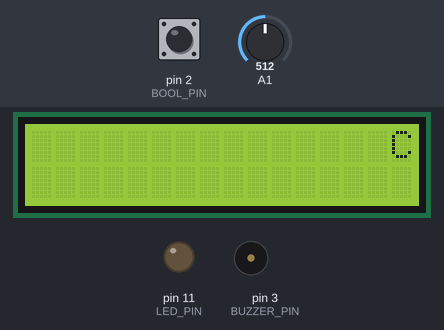
Bench run of a sketch on a simulated Arduino Uno, built with avr-gcc and run on an emulated ATmega328P. Shown: 16×2 character LCD, output pins drawn as LEDs (lit = HIGH), buzzer (waves = sounding). Dashed ring = blinking. Inputs (shaded band) come from the test bench; at power-on: A1 = 512, pin 2 (BOOL_PIN) HIGH. What the sketch prints to the serial monitor is not drawn.

Above: at 0.6 s.
1.3 s: A1 set to 824
At 3.33 s:
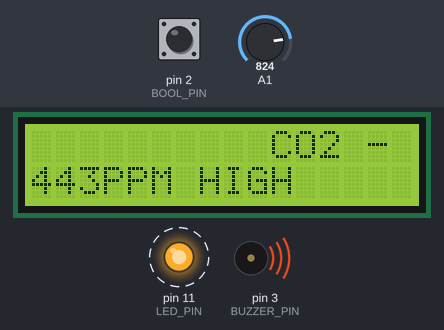
4.3 s: A1 set to 848
At 6.4 s:
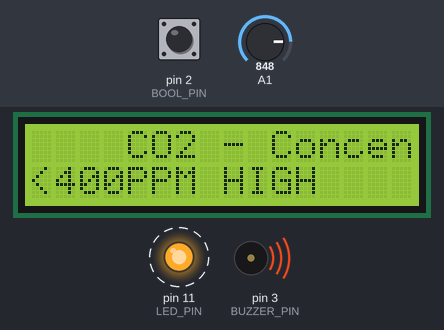
7.3 s: pin 2 (BOOL_PIN) pulled LOW for 1 s
At 8.8 s:
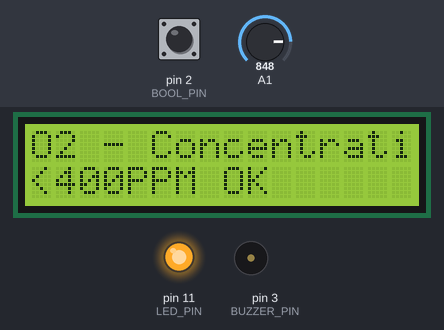
8.9 s: A1 set to 716
At 11.0 s:
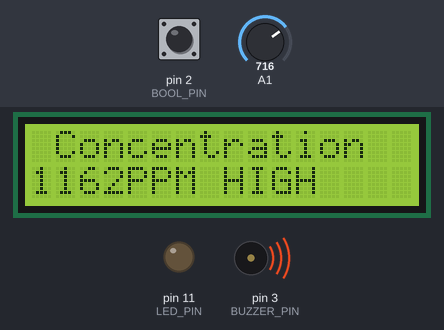
11.3 s: pin 2 (BOOL_PIN) pulled LOW for 3.2 s
At 13.0 s:
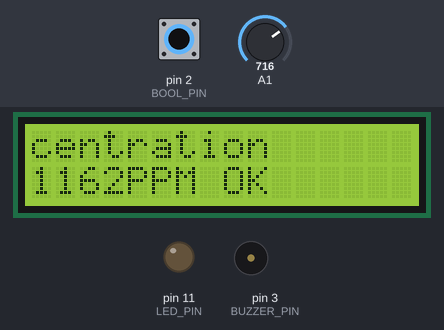
15.1 s: pin 2 (BOOL_PIN) pulled LOW for 0.15 s
At 16.06 s:
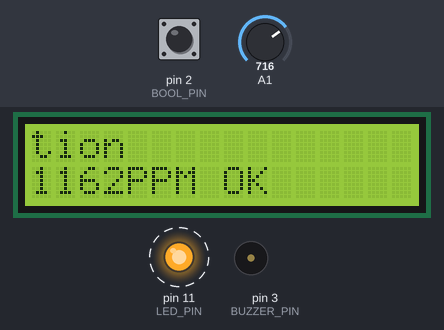
Timing chart, 0 to 18.9 s (numbered marks = the images above; inputs shaded):
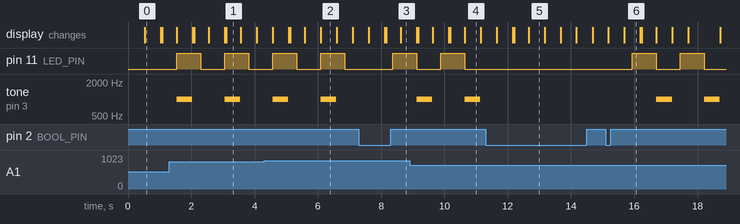

The sketch:

arduino-mg811-co2sensor.ino
```cpp
/************************MG-811 Gas Sensor Module******************************
Author: Samuel Cornejo: sam.ach1990@gmail.com
Reference: Demo for MG-811 Gas Sensor Module V1.1 by Tiequan Shao: tiequan.shao@sandboxelectronics.com
************************************************************************************/

/*******************************Libraries*******************************************/
#include <LiquidCrystal.h>
#include <TimedAction.h>

/************************Hardware Related Macros************************************/
const int     MG_PIN      = 1;     //define which analog input channel you are going to use
const int     BOOL_PIN    = 2;     //define input pin to indicate when threshold is reached
const int     BUZZER_PIN  = 3;     //define buzzer output pin
const int     LED_PIN     = 11;    //define LED pin
const float   DC_GAIN     = 8.5;   //define the DC gain of amplifier

/***********************Software Related Macros************************************/
const int     READ_SAMPLE_INTERVAL  = 50;    //define how many samples you are going to take in normal operation
const int     READ_SAMPLE_TIMES     = 20;    //define the time interval(in milisecond) between each samples in
                                             //normal operation
const int     BUZZER_DELAY_TIME     = 1500;  //buzzer delay time in milliseconds()
const String  LCD_TITLE             = "CO2 - Concentration";

/**********************Application Related Macros**********************************/
//These two values differ from sensor to sensor. user should derermine this value.
const float   ZERO_POINT_VOLTAGE  = 0.480; //define the output of the sensor in volts when the concentration of CO2 is 400PPM
const float   REACTION_VOLTGAE    = 0.059; //define the voltage drop of the sensor when move the sensor from air into 1000ppm CO2

/*******************************Function Prototypes********************************/
void soundBuzzer();
void blinkLED();
void scrollLCDTitle();

/*****************************Variables********************************************/
/*Two points are taken from the curve.With these two points, a line is formed which is
"approximately equivalent" to the original curve.
Data format:{ x, y, slope}; point1: (lg400, 0.324), point2: (lg4000, 0.280)
slope = ( reaction voltage ) / (log400 –log1000)*/
float         CO2Curve[3]      = {2.602,ZERO_POINT_VOLTAGE,(REACTION_VOLTGAE/(2.602-3))};
boolean       ledState         = true;
int           positionCounter  = 15;

TimedAction   lcdThread        = TimedAction(500, scrollLCDTitle);
TimedAction   ledThread        = TimedAction(750, blinkLED);
TimedAction   buzzerThread     = TimedAction(1500, soundBuzzer);
LiquidCrystal lcd(8, 9, 4, 5, 6, 7);
/**********************************************************************************/

void setup() {
    Serial.begin(9600);                   //UART setup, baudrate = 9600bps

    pinMode(BUZZER_PIN,OUTPUT);           //set pin to output
    pinMode(LED_PIN, OUTPUT);             //set pin to output
    pinMode(BOOL_PIN, INPUT);             //set pin to input
    digitalWrite(BOOL_PIN, HIGH);         //turn on pullup resistors

    lcd.begin(16, 2);                     // start the LCD library
    lcd.setCursor(0,0);

    Serial.println("CLEARDATA");
    Serial.println("LABEL,Current Time,Volts (V),CO2 Concentration (ppm),CO2 Range");
}

void loop() {
    buzzerThread.check();
    ledThread.check();
    lcdThread.check();

    int percentage;
    float volts;

    volts = MGRead(MG_PIN);
    Serial.print("DATA,TIME,");
    Serial.print(volts);
    Serial.print(",");

    percentage = MGGetPercentage(volts,CO2Curve);
    lcd.setCursor(0,1);

    if (percentage == -1) {
        Serial.print( "<400" );
        Serial.print(",");
        lcd.print("<400PPM ");
    } else {
        Serial.print(percentage);
        Serial.print(",");
        lcd.print(percentage);
        lcd.print("PPM ");
    }

    if (digitalRead(BOOL_PIN) ){
        Serial.println("HIGH");
        lcd.print("HIGH     ");
    } else {
        Serial.println("OK");
        lcd.print("OK       ");
    }
}

/*****************************  MGRead *********************************************
Input:   mg_pin - analog channel
Output:  output of SEN0159
Remarks: This function reads the output of SEN0159
************************************************************************************/
float MGRead(int mg_pin) {
    int i;
    float v=0;

    for (i=0;i<READ_SAMPLE_TIMES;i++) {
        buzzerThread.check();
        ledThread.check();
        lcdThread.check();

        v += analogRead(mg_pin);
        delay(READ_SAMPLE_INTERVAL);
    }
    v = (v/READ_SAMPLE_TIMES) *5/1024 ;

    return v;
}

/*****************************  MQGetPercentage ************************************
Input:   volts   - SEN0159 output measured in volts
         pcurve  - pointer to the curve of the target gas
Output:  ppm of the target gas
Remarks: By using the slope and a point of the line. The x(logarithmic value of ppm)
         of the line could be derived if y(MG-811 output) is provided. As it is a
         logarithmic coordinate, power of 10 is used to convert the result to non-logarithmic
         value.
************************************************************************************/
int  MGGetPercentage(float volts, float *pcurve) {
   if ((volts/DC_GAIN )>=ZERO_POINT_VOLTAGE) {
      return -1;
   } else {
      return pow(10, ((volts/DC_GAIN)-pcurve[1])/pcurve[2]+pcurve[0]);
   }
}

/******************************  soundBuzzer  **************************************
Input:   None
Output:  None
Remarks: Callback function for buzzer thread to sound buzzer
************************************************************************************/
void soundBuzzer() {
  if (digitalRead(BOOL_PIN)) {
     tone(BUZZER_PIN, 1000, 500);
  }
}

/********************************  blinkLED  ***************************************
Input:   None
Output:  None
Remarks: Callback function for LED thread to blink LED
************************************************************************************/
void blinkLED() {
  if (digitalRead(BOOL_PIN)) {
     ledState ? ledState = false : ledState = true;
     digitalWrite(LED_PIN,ledState);
  }
}

/**************************  scrollLCDTitle  ***************************************
Input:   None
Output:  None
Remarks: Callback function for LCD thread for scrolling top row
************************************************************************************/
void scrollLCDTitle() {
  if (positionCounter >= 0) {
    showLetters(positionCounter, 0);
    positionCounter--;
  } else if (-positionCounter <= LCD_TITLE.length()) {
    showLetters(0, -positionCounter);
    positionCounter--;
  } else {
    positionCounter = 15;
  }
}

/****************************  showLetters  ****************************************
Input:   printStart  - LCD position to start printing from
         startLetter - LCD_TITLE character to begin printing from
Output:  None
Remarks: Helper function to print LCD title character by character
************************************************************************************/
void showLetters(int printStart, int startLetter) {
  lcd.setCursor(printStart,0);
  for (int currentLetter = startLetter; currentLetter < LCD_TITLE.length(); currentLetter++) {
      lcd.print(LCD_TITLE.charAt(currentLetter));
  }
  lcd.print(" ");
}
```

Measured:
- the behaviour switches between 835 and 836 on A1 (found by bisection; images 1 and 2)
- after the input at 4.3 s, the display: first differs from a run without the input after 0.83 s (image 2 shows a later state)
- after the input at 7.3 s, tone on pin 3 (BUZZER_PIN): stays silent (without the input it goes to 1000 Hz after 0.31 s); the display: first differs from a run without the input after 0.87 s (image 3 shows a later state)
- after the input at 8.9 s, the display: first differs from a run without the input after 0.28 s (image 4 shows a later state)
- after the input at 11.3 s, pin 11 (LED_PIN): stops changing and stays LOW; tone on pin 3 (BUZZER_PIN): stops changing and stays silent; the display: first differs from a run without the input after 0.91 s (image 5 shows a later state)
- by itself, pin 11 (LED_PIN): alternates HIGH for 0.76 s and LOW for 0.75 s
- by itself, tone on pin 3 (BUZZER_PIN): alternates 1000 Hz for 0.50 s and silent for 1.0 s
